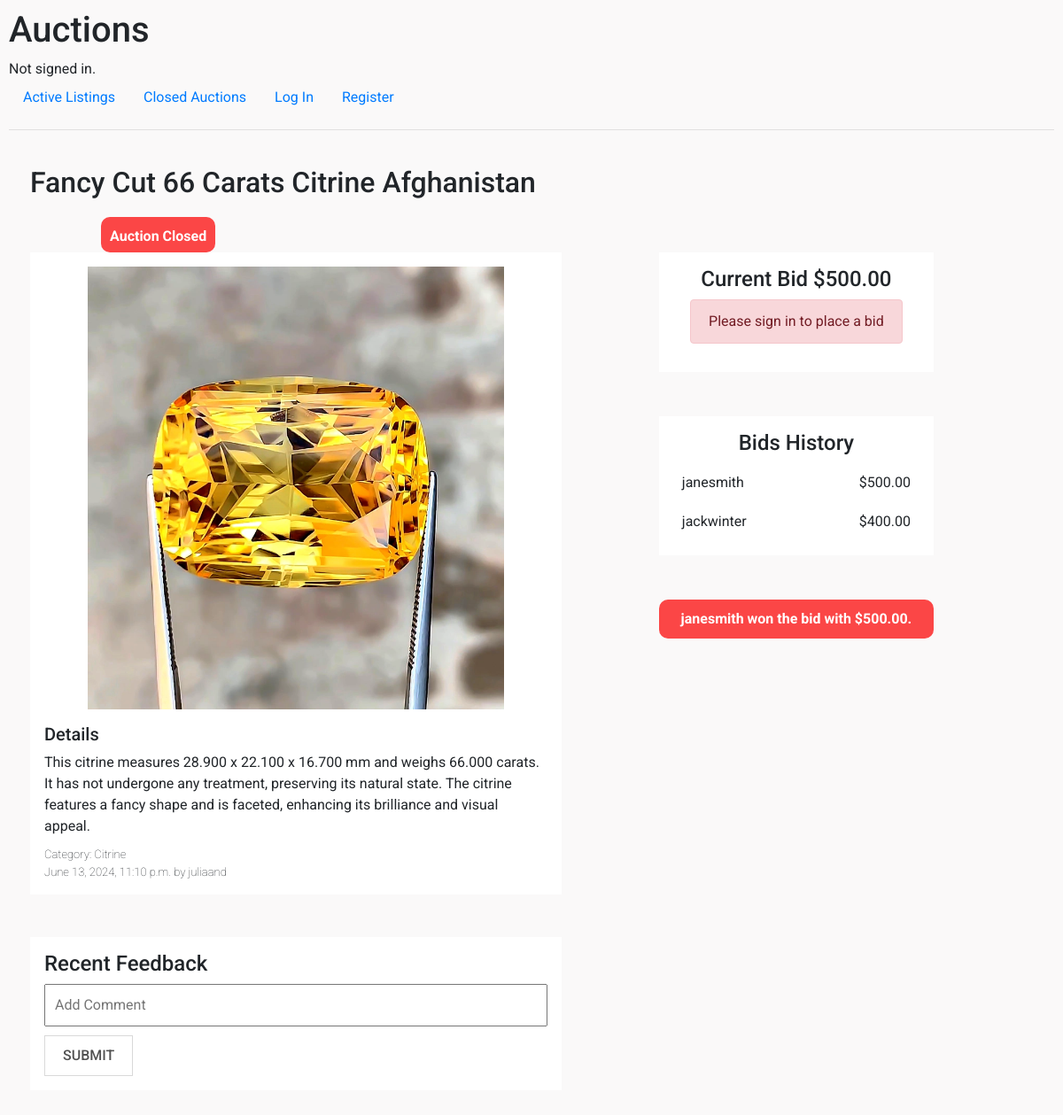
The page /listing_page/2 on the database its author committed.
### auctions/models.py (models this page shows, shortened)
class Listing(models.Model):
    title = models.CharField(max_length=64)
    description = models.TextField()
    starting_price = models.DecimalField(max_digits=6, decimal_places=2)
    date = models.DateTimeField(auto_now_add=True)
    author = models.ForeignKey(User, on_delete=models.CASCADE, default=None)
    image = models.ImageField(upload_to="media", default="media/fallback.png", blank=True)
    watchlist = models.ManyToManyField(User, blank=True, null=True, related_name="watchlist")
    category = models.ForeignKey(Category, on_delete=models.CASCADE, blank=True, null=True)
    active = models.BooleanField(default=True)

class Category(models.Model):
    category_name = models.CharField(max_length=64)
    def __str__(self):
        return self.category_name

class User(AbstractUser):
    pass

class Bid(models.Model):
    author = models.ForeignKey(User, on_delete=models.CASCADE, default=None)
    new_bid =  models.DecimalField(max_digits=6, decimal_places=2)
    listing = models.ForeignKey(Listing, on_delete=models.CASCADE, null=True, related_name="bids")

### auctions/views.py (the view)
# urls.py: path("listing_page/<int:id>", views.listing_page, name="listing_page"),
def listing_page(request, id):
    listings = Listing.objects.get(pk=id)
    in_watchlist = request.user in listings.watchlist.all()
    comment_form = AddComment()
    all_comments = Comments.objects.filter(listing=listings).order_by('-date')
    bid_form = AddBid()
    all_bids = Bid.objects.filter(listing=listings).order_by('-new_bid')
    is_user = request.user == listings.author
    is_active = listings.active
    winner_message = None
    winner = None
    if not is_active:
        highest_bid = Bid.objects.filter(listing=listings).order_by('-new_bid').first()
        if highest_bid:
            winner = highest_bid.author
            winner_message = f'{highest_bid.author.username} won the bid with ${highest_bid.new_bid}.'
        else:
            winner_message = 'No bids were placed on this listing.'
    return render(request, "auctions/listing_page.html", {
        "listing": listings,
        "in_watchlist":in_watchlist,
        "comment_form": comment_form,
        "all_comments": all_comments,
        "bid_form": bid_form,
        "is_user": is_user,
        "is_active": is_active,
        "winner_message": winner_message,
        "all_bids": all_bids,
        "winner":winner
    })

### auctions/views.py
class AddComment(forms.ModelForm):
    class Meta:
        model = Comments
        fields = ['content']
        widgets = {
            'content': forms.TextInput(attrs={'placeholder': 'Add Comment'}),
        }

class AddBid(forms.ModelForm):
    class Meta:
        model = Bid
        fields = ['new_bid']

### auctions/templates/auctions/listing_page.html (shortened to what this page needs)
{% extends "auctions/layout.html" %}
{% block body %}
  <main class="main-section">
    <h2>{{ listing.title }}</h2>
    <div class="top-buttons">
      {% if not is_active %}
        <div class="info-closed-au">Auction Closed</div>
      {% endif %}
    </div>
    <div class="flex-main">
      <div class="auction-container">
        <div class="auction-page-image">
          <img class="listing-image" src="{{ listing.image.url }}" alt ="{{ listing.title }}">
        </div>
        <div>
        <h5>Details</h5>
        <p class="details">{{ listing.description }}</p>
        <p>Category: {{ listing.category }}</p>
        <p>{{ listing.date }} by {{ listing.author }}</p>
      </div>
    </div>
    <div class="bid-container">
      <div class="new-bid-container">
        <div>
          <h4>Current Bid ${{ listing.starting_price }}</h4>
        </div>
        <div>
          {% if user.is_authenticated %}
            <form class="new-bid" action="{% url 'new_bid' listing.id %}" method="post">
              {% csrf_token %}
              <div>
                {{ bid_form }}
              </div>
              <button class="btn btn-primary" type="submit">Place Bid</button>
            </form>
          {% else %}
            <p class="alert alert-danger" role="alert">Please sign in to place a bid</p>
          {% endif %}
        </div>
      </div>
      <div class="recent_bids_container">
        <h4>Bids History</h4>
        {% for bid in all_bids|slice:":3"  %}
        <div class="bids_history">
            <div>{{ bid.author}}</div>
            <div>${{bid.new_bid}}</div>
        </div>
        {% endfor %}
      </div>
      <div>
        {% if not listing.active and winner_message %}
          <div class="winner-message">
          {{ winner_message }}
          </div>
        {% endif %}
      </div>
    </div>
  </main>
  <div class="comments">
    <section class="comment-container">
      <h4>Recent Feedback</h4>
      <form class="comment-form" action="{% url 'add_comment' listing.id %}" method="POST">
        <div>{{ comment_form }} </div>
        <button type="submit">Submit</button>
      </form>
    </section>
  </div>
{% endblock %}

### auctions/static/auctions/styles.css (style rules this page uses)
body { padding: 10px; background-color: rgb(250, 249, 249); font-family: Roboto, sans-serif; }
.main-section { padding: 1.5rem; display: block; }
h2 { margin-bottom: 20px; }
.top-buttons { display: flex; flex-direction: row; gap: 40px; }
.flex-main { display: flex; flex-direction: row; width: 85vw; justify-content: space-between; }
.listing-image { width: 100%; height: 100%; object-fit: contain; }
.winner-message { background-color: rgb(251, 70, 70); color: white; padding: 10px; border-radius: 10px; text-align: center; font-weight: bold; }
.auction-container { display: flex; flex-direction: column; gap:1rem; background-color: rgb(255, 255, 255); padding: 1rem; justify-content: space-between; width: 50vw; }
.auction-container p { font-size: 13px; font-weight: 100; margin: 0; }
p.details { font-size: initial; font-weight: initial; margin-bottom: 10px; }
.auction-page-image { height: 500px; }
.new-bid-container { display: flex; flex-direction: column; padding: 1rem; background-color: rgb(255, 255, 255); justify-content: center; align-items: center; }
.new-bid input[type="text"], .new-bid input[type="number"], .comment-form input[type="text"] { width: 100%; padding: 10px; margin-bottom: 10px; box-sizing: border-box; }
.comment-container { display: block; width:50vw; background-color: white; padding: 1rem; }
.bids_history { display: grid; grid-template-columns: 150px 1fr; gap: 50px; padding: 10px; }
.recent_bids_container { display: flex; flex-direction: column; background-color: white; padding: 1rem; align-items: center; }
.bid-container { display: flex; flex-direction: column; gap: 50px; }
.comments { padding: 1.5rem; }
.info-closed-au { background-color: rgb(251, 70, 70); color: white; padding: 10px; border-radius: 10px; text-align: center; font-weight: bold; height: 40px; align-items: center; }

### rows shown on the page
Listing: title "Fancy Cut 66 Carats Citrine Afghanistan", image (picture), description "This citrine measures 28.900 x 22.100 x 16.700 mm and weighs 66.000 carats. It has not undergone any treatment, preserving its natural state. The citrine features a fancy shape and is faceted, enhancing its brilliance and visual appeal.", category "Citrine", date "June 13, 2024, 11:10 p.m.", author "juliaand", starting_price "500.00"
Bid: author "janesmith", new_bid "500.00"
Bid: author "jackwinter", new_bid "400.00"

### other values the page prints
{{ winner_message }} "janesmith won the bid with $500.00."
